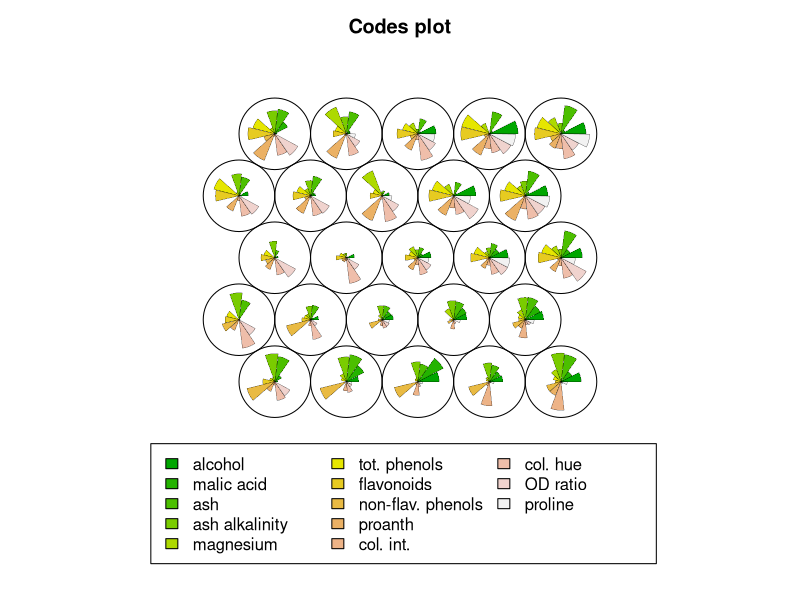
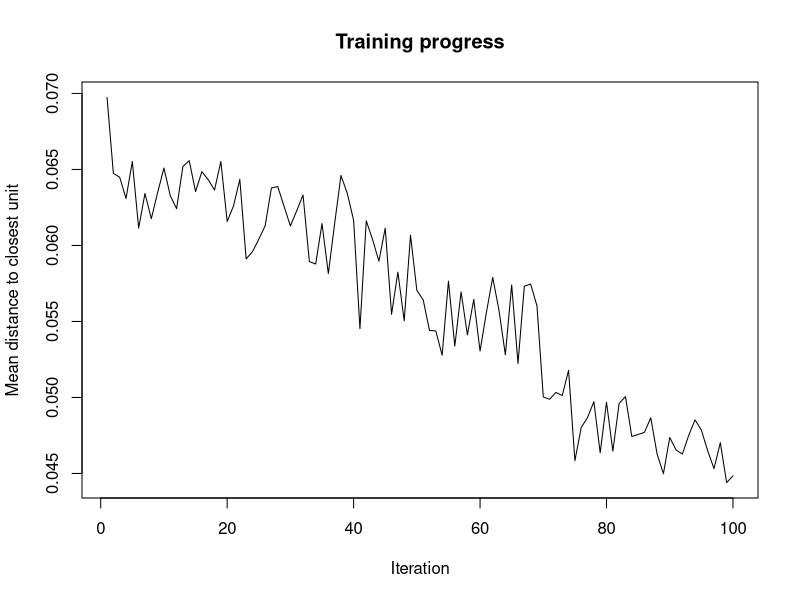
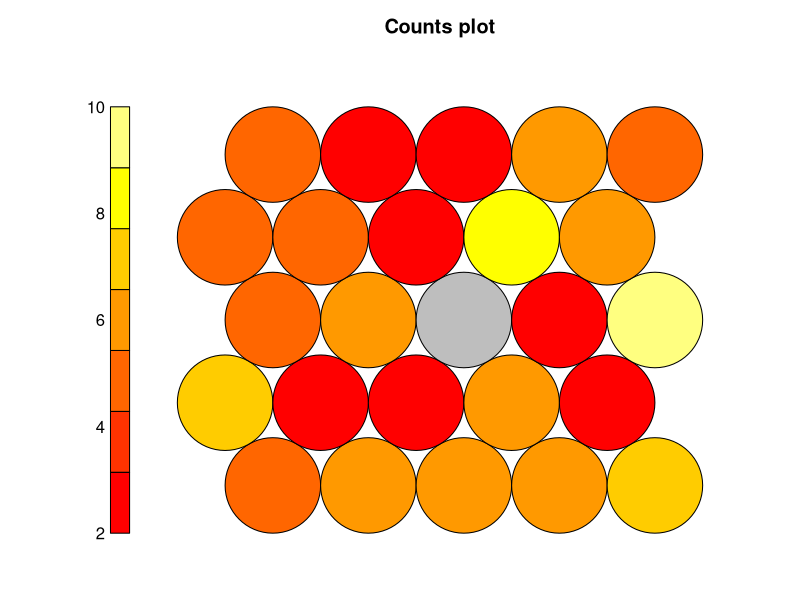
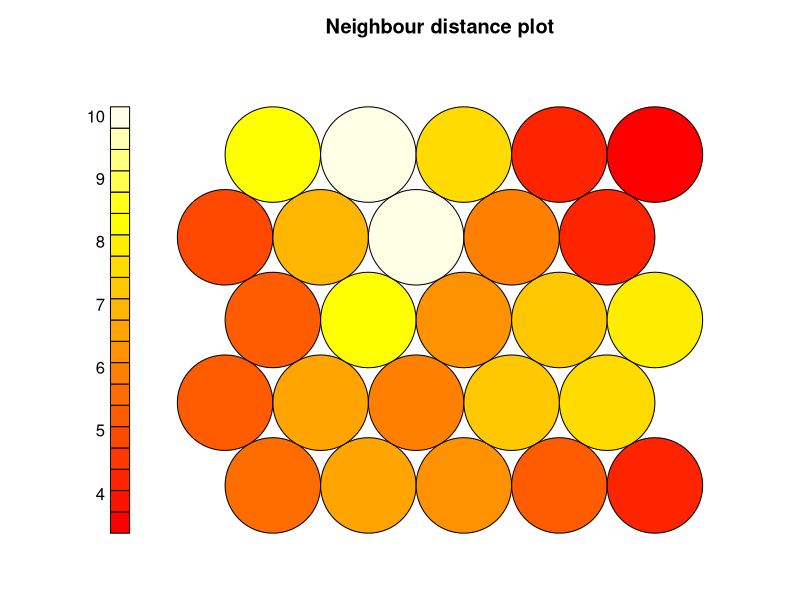
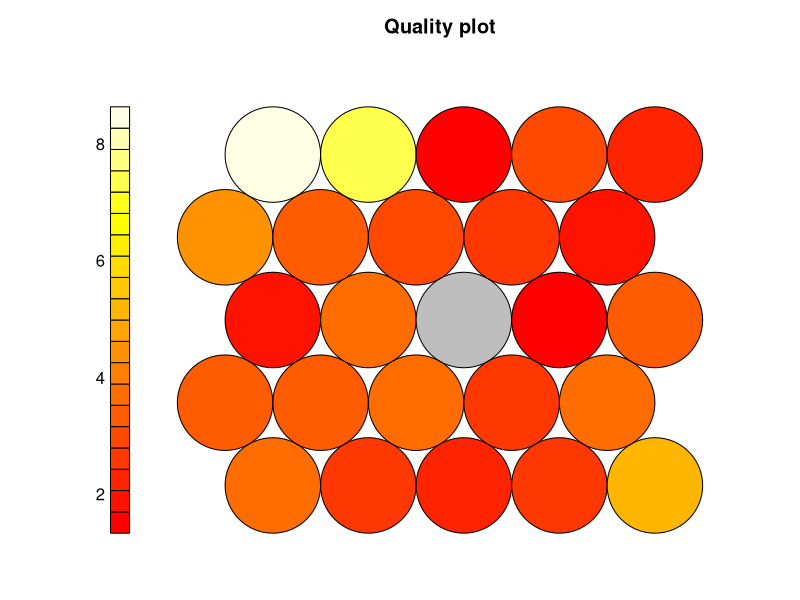
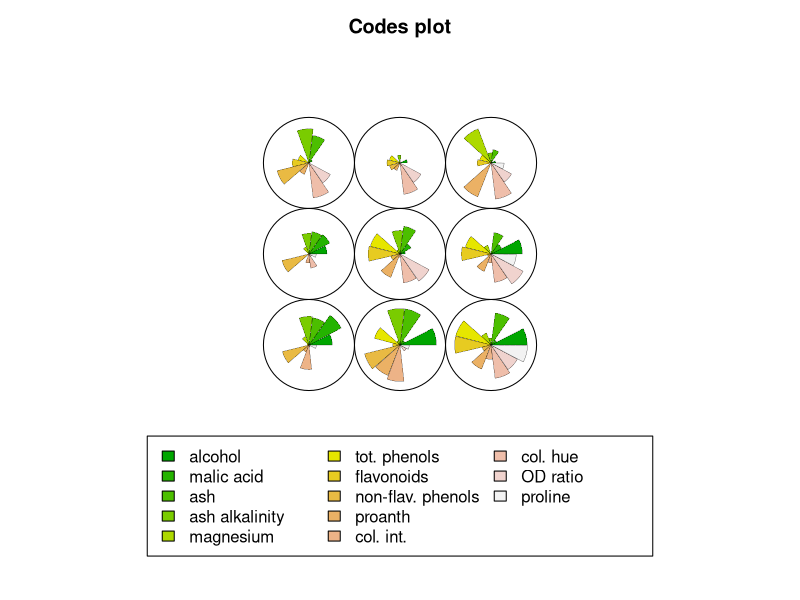
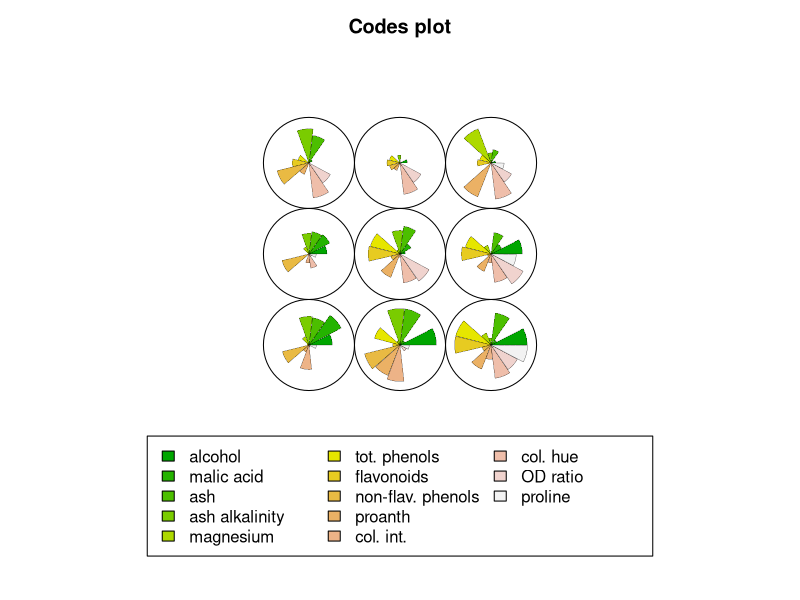
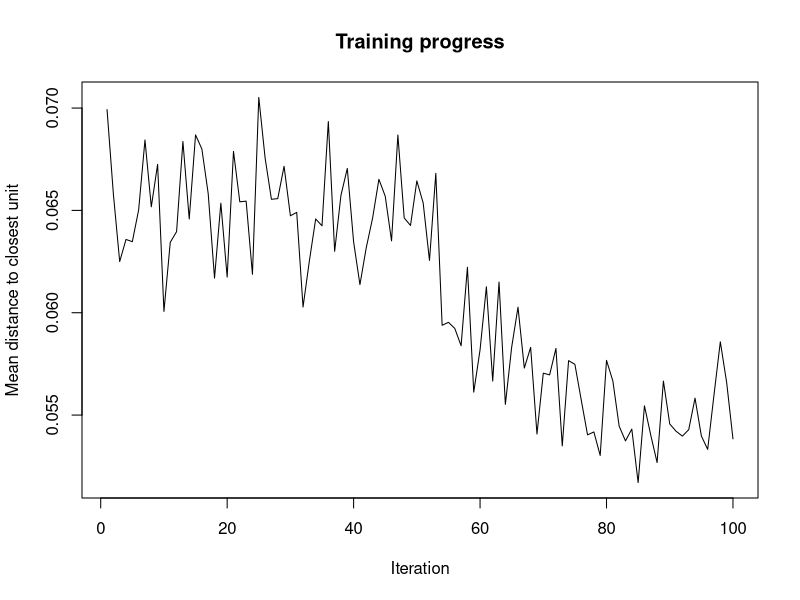

Write R code to recreate these figures, in order.
## ---- chunk 1
require(ggplot2)
require(kohonen)
## ---- chunk 2
# Load our data
data(wines)
head(wines)
## ---- chunk 3
training <- sample(nrow(wines), 120)
training
Xtraining <- scale(wines[training, ])
Xtraining
# 5, 5, "hexagonal"
fit.som <- som(Xtraining, somgrid(5, 5, "hexagonal"))
map.som <- map(fit.som,
               scale(wines[-training, ],
                     center=attr(Xtraining, "scaled:center"),
                     scale=attr(Xtraining, "scaled:scale")))
fit.som
map.som
## ---- chunk 4
plot(fit.som,"codes")
## ---- chunk 5
plot(fit.som,"changes")
## ---- chunk 6
plot(fit.som,"counts")
## ---- chunk 7
plot(fit.som,"dist.neighbours")
## ---- chunk 8
plot(fit.som,"quality")
## ---- chunk 9
fit.som <- som(Xtraining, somgrid(3, 3, "rectangular"))
map.som <- map(fit.som,
               scale(wines[-training, ],
                     center=attr(Xtraining, "scaled:center"),
                     scale=attr(Xtraining, "scaled:scale")))
fit.som
map.som
## ---- chunk 10
plot(fit.som)
plot(fit.som,"codes")
plot(fit.som,"changes")
plot(fit.som,"counts")
plot(fit.som,"dist.neighbours")
plot(fit.som,"quality")
